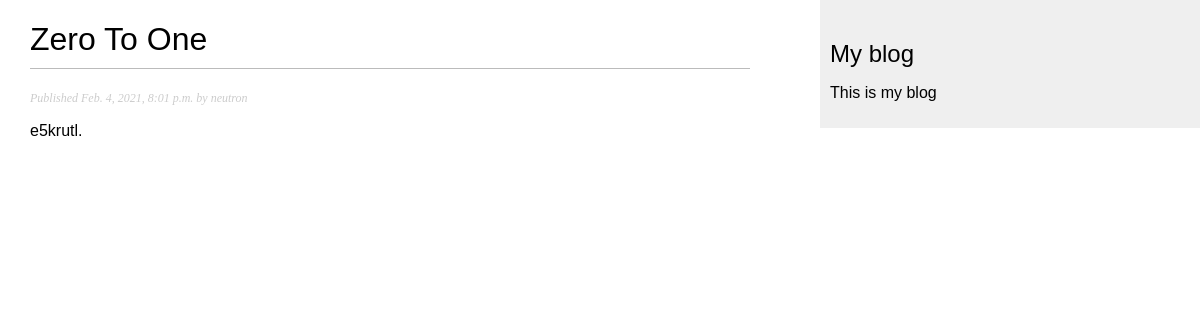
Page /blog/2021/2/4/zero-one/ on the earlier database version.
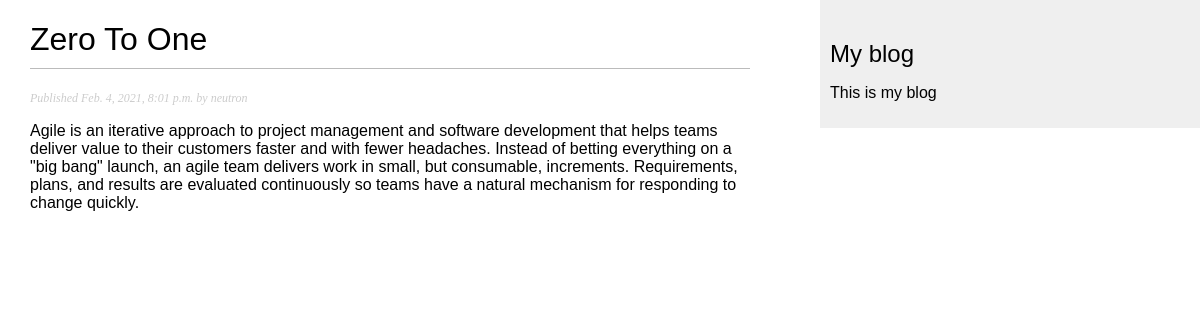
Same page on the later database version.
### blog/models.py (models this page shows, shortened)
class Post(models.Model):
    STATUS_CHOICES = (
        ('draft', 'Draft'),
        ('published', 'Published'),
    )
    title = models.CharField(max_length=250)
    slug = models.SlugField(max_length=250,unique_for_date='publish')
    author = models.ForeignKey(User, on_delete=models.CASCADE, related_name='blog_posts')
    body = models.TextField()
    publish = models.DateTimeField(default=timezone.now)
    created = models.DateTimeField(auto_now_add=True)
    updated = models.DateTimeField(auto_now=True)
    status = models.CharField(max_length=10,choices=STATUS_CHOICES,default='draft')
    class Meta:
        ordering = ('-publish',)
    objects = models.Manager() #Default manager
    published = PublishedManager()#Customer manager

### blog/views.py (the view)
# urls.py: path('<int:year>/<int:month>/<int:day>/<slug:post>/',views.post_detail,name='post_detail'),
def post_detail(request,year,month,day,post):
    post = get_object_or_404(Post, slug=post,
                                    status = 'published',
                                    publish__year=year,
                                    publish__month=month,
                                    publish__day=day)
    return render(request,'blog/post/detail.html',{'post':post})

### blog/templates/blog/post/detail.html (shortened to what this page needs)
{% extends "blog/base.html" %}
{% block content %}
    <h1>{{ post.title }}</h1>
    <p class="date">
        Published {{ post.publish }} by {{ post.author }}
    </p>
    {{ post.body |linebreaks }}
{% endblock %}

Differences in the rows shown:
changed Post "Zero To One": body "e5krutl." → "Agile is an iterative approach to project management and software development that helps teams deliver value to their customers faster and with fewer headaches. Instead of betting everything on a \"big bang\" launch, an agile team delivers work in small, but consumable, increments. Requirements, plans, and results are evaluated continuously so teams have a natural mechanism for responding to change quickly."
